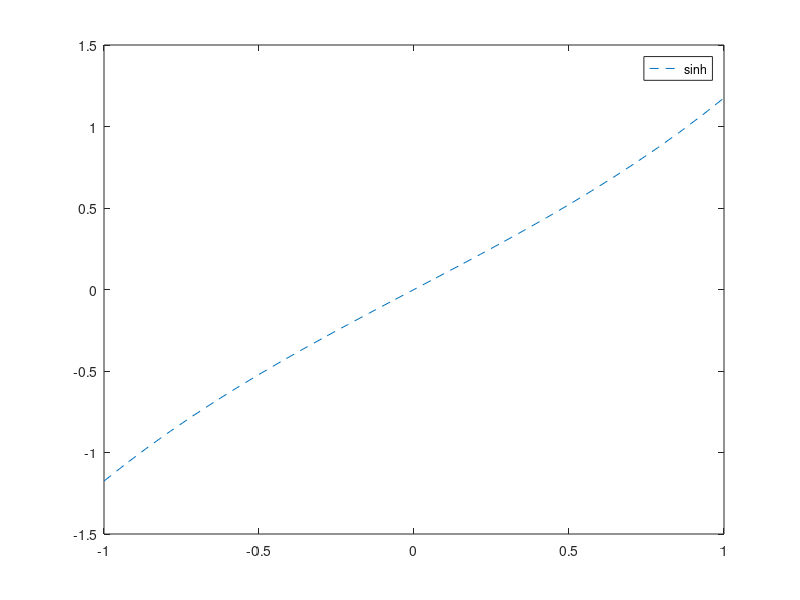

Recreate this plot in MATLAB. (Note: this script raises an error after producing the figure.)
clear
%plot
sinh_f = fplot(@sinh, [-1, 1], '--');
hold on
cosh_f = fplot(@cosh, [-1, 1], '-.');
tanh_f = fplot(@tanh, [-1, 1]);
legend({'sinh_f', 'cosh_f', 'tanh_f'}, 'Location', "southeast")
grid on
